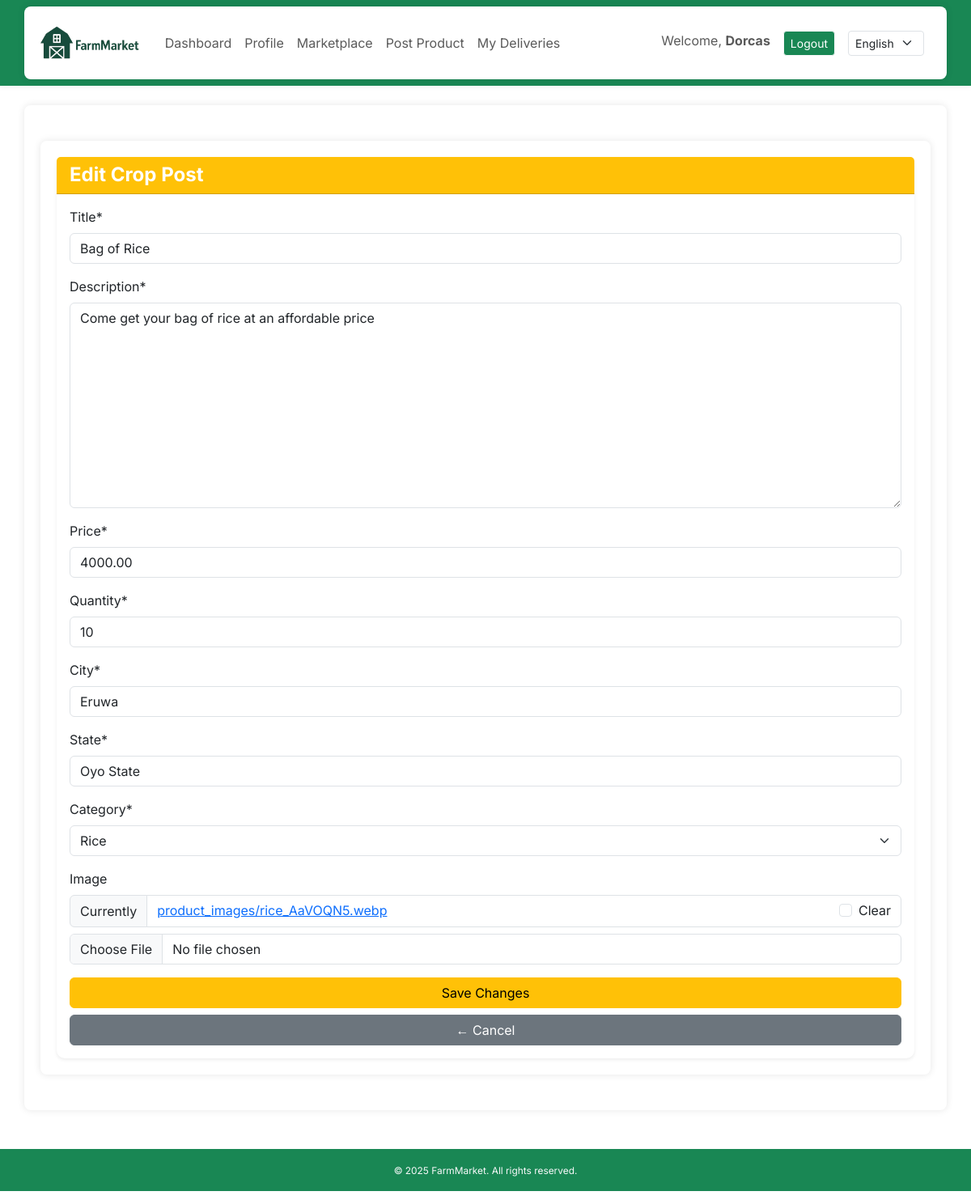
The app's page /product/16/edit/ (signed in) with its own data.
### core/models.py (models this page shows, shortened)
class Product(models.Model):
    farmer = models.ForeignKey(User, on_delete=models.CASCADE)
    title = models.CharField(_("Title"), max_length=100)
    description = models.TextField(_("Description"))
    price = models.DecimalField(max_digits=10, decimal_places=2)
    quantity = models.PositiveIntegerField()
    city = models.CharField(max_length=100)
    state = models.CharField(max_length=100, default="Oyo State")
    category = models.CharField(max_length=20, choices=CROP_CHOICES, default='Tomato')
    image = models.ImageField(upload_to='product_images/', blank=True, null=True)
    date_posted = models.DateTimeField(auto_now_add=True)

### core/views.py (the view)
# urls.py: path('product/<int:pk>/edit/', views.product_update, name='product_update'),
@login_required
def product_update(request, pk):
    product = get_object_or_404(Product, pk=pk, farmer=request.user)  # restrict to farmer who posted it
    if request.method == 'POST':
        form = ProductForm(request.POST, request.FILES, instance=product)
        if form.is_valid():
            form.save()
            messages.success(request, "Product updated successfully!")
            return redirect('product_detail', pk=product.pk)
    else:
        form = ProductForm(instance=product)
    return render(request, 'core/product_update.html', {'form': form, 'product': product})

### core/forms.py
class ProductForm(forms.ModelForm):
    class Meta:
        model = Product
        fields = ['title', 'description', 'price', 'quantity', 'city', 'state', 'category', 'image']

### core/context_processors.py (called while the page is built)
def language_code(request):
    return {
        'LANGUAGE_CODE': translation.get_language()
    }

### core/templates/core/product_update.html (shortened to what this page needs)
{% extends 'core/base.html' %}
{% load crispy_forms_tags %}
{% load i18n %}
{% block content %}
<div class="container my-4">
    <div class="card shadow-sm">
        <div class="card-header bg-warning text-white">
            <h4 class="mb-0 fw-bold"> {% trans "Edit Crop Post" %}</h4>
        </div>
        <div class="card-body">
            <form method="POST" enctype="multipart/form-data">
                {{ form|crispy }}
                <button type="submit" class="btn btn-warning w-100">
                     {% trans "Save Changes" %}
                </button>
                <a href="{% url 'product_detail' product.pk %}" class="btn btn-secondary w-100 mt-2">
                    ← {% trans "Cancel" %}
                </a>
            </form>
        </div>
    </div>
</div>
{% endblock %}

### core/templates/core/base.html (shortened to what this page needs)
{% load static %}
{% load i18n %}
<!DOCTYPE html>
<html lang="en">
<head>
  <link href="https://cdn.jsdelivr.net/npm/bootstrap@5.3.0/dist/css/bootstrap.min.css" rel="stylesheet" />
  <link rel="stylesheet" href="https://cdn.jsdelivr.net/npm/bootstrap-icons@1.11.3/font/bootstrap-icons.css">
  <link rel="stylesheet" href="{% static 'core/styles.css' %}" />
</head>
<body>
<header>
<nav class="navbar navbar-expand-lg custom-green">
    <div class="container">
        <a class="navbar-brand d-flex align-items-center" href="{% url 'home' %}">
            <img src="{% static 'core/images/logo.png' %}" alt="Logo" height="40" class="me-2">
        </a>
        <div class="collapse navbar-collapse" id="navbarNav">
            <ul class="navbar-nav me-auto">
                {% if user.is_authenticated %}
                    {% if user.profile.role == 'logistics' %}
                        <li class="nav-item"><a class="nav-link" href="{% url 'logistics_dashboard' %}">{% trans "Dashboard" %}</a></li>
                        <li class="nav-item"><a class="nav-link" href="{% url 'profile' %}">{% trans "Profile" %}</a></li>
                        <li class="nav-item"><a class="nav-link" href="{% url 'my_deliveries' %}">{% trans "My Deliveries" %}</a></li>
                        <li class="nav-item"><a class="nav-link" href="{% url 'pending_deliveries' %}">{% trans "Pending Deliveries" %}</a></li>
                    {% elif user.profile.role == 'farmer' %}
                        <li class="nav-item"><a class="nav-link" href="{% url 'farmer_dashboard' %}">{% trans "Dashboard" %}</a></li>
                        <li class="nav-item"><a class="nav-link" href="{% url 'profile' %}">{% trans "Profile" %}</a></li>
                        <li class="nav-item"><a class="nav-link" href="{% url 'product_list' %}">{% trans "Marketplace" %}</a></li>
                        <li class="nav-item"><a class="nav-link" href="{% url 'product_create' %}">{% trans "Post Product" %}</a></li>
                        <li class="nav-item"><a class="nav-link" href="{% url 'my_deliveries' %}">{% trans "My Deliveries" %}</a></li>
                    {% else %}
                        <li class="nav-item"><a class="nav-link" href="{% url 'home' %}">{% trans "Home" %}</a></li>
                    {% endif %}
                {% else %}
                    <li class="nav-item"><a class="nav-link" href="{% url 'login' %}">{% trans "Login" %}</a></li>
                    <li class="nav-item"><a class="nav-link" href="{% url 'register' %}">{% trans "Register" %}</a></li>
                {% endif %}
            </ul>
            {% if user.is_authenticated %}
                <ul class="navbar-nav">
                    <li class="nav-item me-3">
                        <span class="navbar-text">
                            {% trans "Welcome" %}, <strong>{{ user.username }}</strong>
                        </span>
                    </li>
                    <li class="nav-item">
                        <a class="btn btn-success btn-sm border-light" href="{% url 'logout' %}">{% trans "Logout" %}</a>
                    </li>
                </ul>
            {% endif %}
            <form action="{% url 'set_language' %}" method="post" class="d-flex align-items-center ms-3">
                <select name="language" class="form-select form-select-sm me-2" onchange="this.form.submit()">
                    <option value="en" {% if LANGUAGE_CODE == 'en' %}selected{% endif %}>English</option>
                </select>
            </form>
        </div>
    </div>
</nav>
</header>
  <main class="container mt-4">
    {% block content %}{% endblock %}
  </main>
  <footer class="text-center mt-5 mb-3 text-light custom-green p-3">
    <small>&copy; 2025 FarmMarket. {% trans "All rights reserved." %}</small>
</footer>
</body>
</html>

### static/core/styles.css (style rules this page uses)
body { background-color: white; font-family: 'Inter', sans-serif; }
.custom-green { background-color: #198754; }
.navbar-brand { font-weight: bold; color: #2c3e50 !important; }
.navbar { box-shadow: 0 2px 6px rgba(0,0,0,0.05); }
.container { background-color: #fff; padding: 20px; border-radius: 8px; box-shadow: 0 0 10px rgba(0,0,0,0.1); }
.card { border: none; border-radius: 10px; transition: transform 0.2s ease-in-out; }
footer.custom-green { font-size: 0.85rem; color: #fff; }

### records on screen
Product: title "Bag of Rice", description "Come get your bag of rice at an affordable price", price "4000.00", quantity "10", city "Eruwa", state "Oyo State", category "Rice"

### other values on screen
{{ user.username }} "Dorcas"
